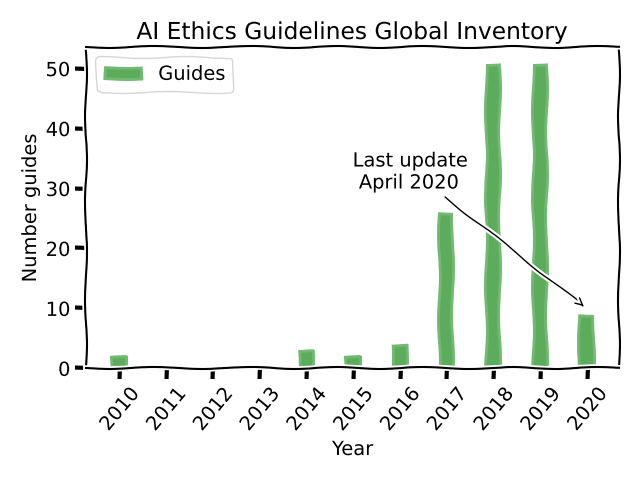

Generate this figure with Python:
import numpy as np
import matplotlib.pyplot as plt
from matplotlib.ticker import MaxNLocator
from collections import namedtuple

with plt.xkcd():
    
    num_guides = (2,0,0,0,3,2,4,26,51,51,9)
    n_groups = len(num_guides)

    fig, ax = plt.subplots()

    index = np.arange(n_groups)
    bar_width = 0.35
    opacity = 0.4

    rects1 = ax.bar(index, num_guides, bar_width,
                    alpha=opacity, color='g',
                    label='Guides')

    plt.annotate(
        'Last update \n April 2020',
        xy=(10,10), arrowprops=dict(arrowstyle='->'), xytext=(5, 30))

    ax.set_xlabel('Year')
    ax.set_ylabel('Number guides')
    ax.set_title('AI Ethics Guidelines Global Inventory')
    ax.set_xticks(index + bar_width / 2 - 0.15)
    ax.set_xticklabels(['2010','2011','2012','2013','2014','2015','2016','2017','2018','2019','2020'], rotation=50)
    ax.legend()


    fig.tight_layout()

plt.show()
